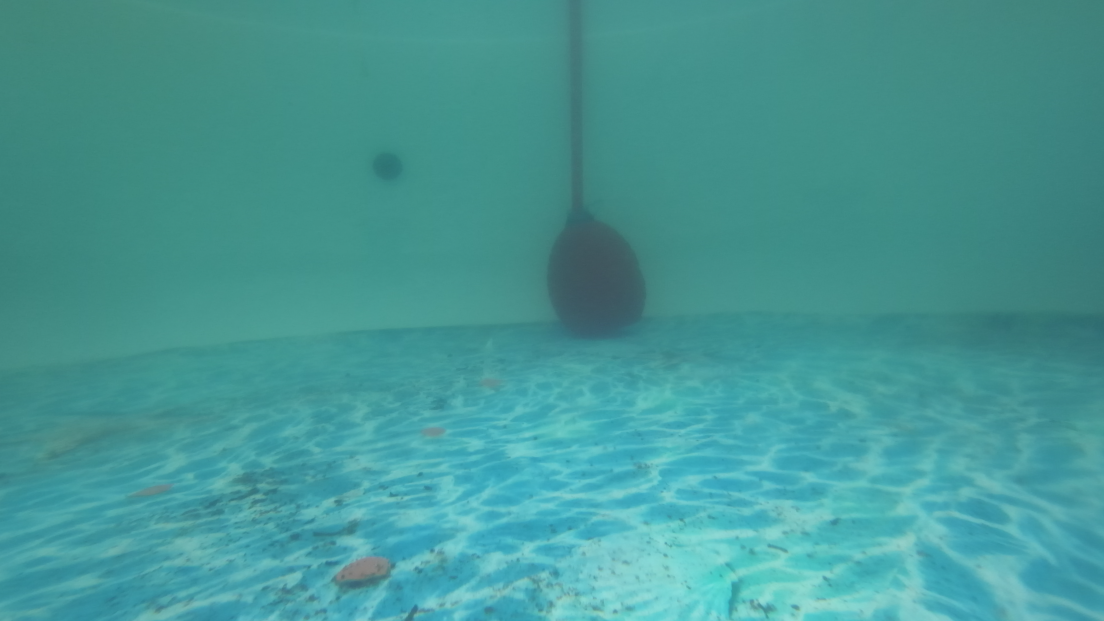
#> input picture misc_camera_scripts/stereo_dataset_20260611_172557/left/left_00000.png, 2208 x 1242 px (shown at 1/2 size); its folder holds only this picture in this run
$ jupyter execute Untitled.ipynb
#> lines starting #> are read from the running program, lines starting #| are printed output that depends on the picture; after the words box and inside, x2 and y2 are one past the last pixel; in counts of white or black regions, pixels touching at a corner belong together
[cell 1]
"""
HSV Underwater Object Detection Tuner
exec(open('hsv_tuner.py').read())
"""

import cv2
import numpy as np
import os
import glob
from sklearn.cluster import DBSCAN

# ─────────────────────────────────────────
IMAGE_FOLDER = "./"
IMAGE_EXTS   = ("*.jpg","*.jpeg","*.png","*.bmp","*.tiff")
# ─────────────────────────────────────────

WIN_NAME  = "HSV Tuner"
CTRL_WIN  = "Controls"
GRID_COLS = 3
THUMB_W   = 480
THUMB_H   = 360
PAD       = 6
LABEL_H   = 28

# ── image collection ──────────────────────────────────────────────────
def collect_images(folder):
#> further down, img is the input picture: shape (1242, 2208, 3); mean B, G, R 149.6, 151.5, 69.2
    paths = []
    for ext in IMAGE_EXTS:
        paths += glob.glob(os.path.join(folder, ext))
        paths += glob.glob(os.path.join(folder, ext.upper()))
    return sorted(set(paths))

# ── white balance (gray world + strength blend) ───────────────────────
def white_balance(img, strength=0.5):
#> called with strength = 0
    f  = img.astype(np.float32)
    mb, mg, mr = f[:,:,0].mean(), f[:,:,1].mean(), f[:,:,2].mean()
#> mb = 149.6; mg = 151.5; mr = 69.18
    k  = (mb + mg + mr) / 3.0
#> k = 123.4
    cor = f.copy()
    cor[:,:,0] = np.clip(f[:,:,0] * k / (mb + 1e-6), 0, 255)
    cor[:,:,1] = np.clip(f[:,:,1] * k / (mg + 1e-6), 0, 255)
    cor[:,:,2] = np.clip(f[:,:,2] * k / (mr + 1e-6), 0, 255)
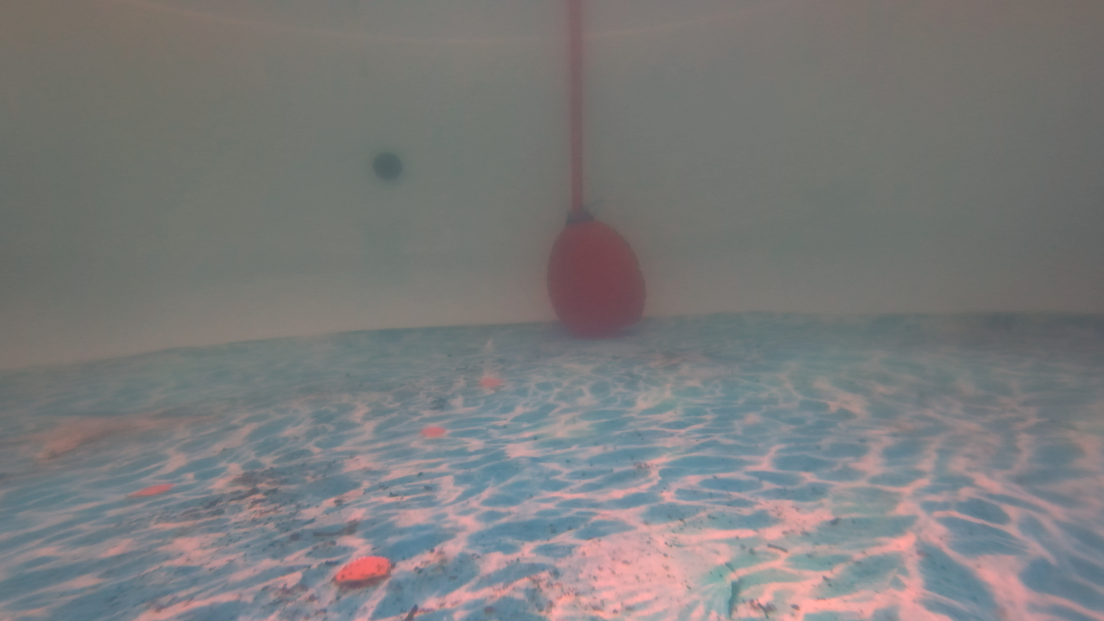
#> cor: shape (1242, 2208, 3) float32 (shown at 1/2 size); mean B, G, R 123.2, 123.5, 123.1
    return ((1.0 - strength) * f + strength * cor).astype(np.uint8)

# ── morphological merge ───────────────────────────────────────────────
def merge_close(mask, px):
    if px <= 0:
        return mask
    k = cv2.getStructuringElement(cv2.MORPH_ELLIPSE, (px*2+1, px*2+1))
    return cv2.erode(cv2.dilate(mask, k), k)

# ── shape filter ──────────────────────────────────────────────────────
def passes_shape(cnt, mode):
    if mode == 0:
        return True
    a = cv2.contourArea(cnt)
    p = cv2.arcLength(cnt, True)
    if a < 1 or p < 1:
        return False
    if mode == 1:
        return (4 * np.pi * a / p**2) > 0.50
    if mode == 2:
        return len(cv2.approxPolyDP(cnt, 0.04*p, True)) == 4
    return True

# ── biggest single contour bbox ───────────────────────────────────────
def biggest_contour_box(contours):
    if not contours:
        return None, None
    c = max(contours, key=cv2.contourArea)
    x, y, w, h = cv2.boundingRect(c)
    return c, (x, y, x+w, y+h)

# ── DBSCAN cluster bbox ───────────────────────────────────────────────
def dbscan_box(contours, eps):
    if not contours:
        return None, []
    centres = []
    for c in contours:
        M = cv2.moments(c)
        if M["m00"] == 0: continue
        centres.append([M["m10"]/M["m00"], M["m01"]/M["m00"]])
    if len(centres) < 2:
        x, y, w, h = cv2.boundingRect(contours[0])
        return (x, y, x+w, y+h), [0]*len(contours)
    db     = DBSCAN(eps=eps, min_samples=2).fit(np.array(centres))
    labels = db.labels_
    valid  = set(labels) - {-1}
    if not valid:
        x, y, w, h = cv2.boundingRect(max(contours, key=cv2.contourArea))
        return (x, y, x+w, y+h), labels.tolist()
    best = max(valid, key=lambda l: (labels==l).sum())
    idx  = np.where(labels==best)[0]
    pts  = np.vstack([contours[i] for i in idx if i < len(contours)])
    x, y, w, h = cv2.boundingRect(pts)
    return (x, y, x+w, y+h), labels.tolist()

# ── grid / cell helpers ───────────────────────────────────────────────
def cell(img, title):
    c = np.zeros((THUMB_H, THUMB_W, 3), np.uint8)
    c[LABEL_H:] = cv2.resize(img, (THUMB_W, THUMB_H-LABEL_H))
    cv2.rectangle(c, (0,0),(THUMB_W,LABEL_H),(25,25,35),-1)
    cv2.putText(c, title, (8,19), cv2.FONT_HERSHEY_SIMPLEX,
                0.52, (180,220,255), 1, cv2.LINE_AA)
    return c

def make_grid(cells):
    cols  = GRID_COLS
    rows  = int(np.ceil(len(cells) / cols))
    blank = np.zeros((THUMB_H, THUMB_W, 3), np.uint8)
    while len(cells) < rows * cols:
        cells.append(blank)
    return np.vstack([
        np.hstack([np.pad(cells[r*cols+c], ((0,0),(0,PAD),(0,0)),
                          mode="constant") for c in range(cols)])
        for r in range(rows)
    ])

# ── slider read ───────────────────────────────────────────────────────
def S(name):
    return cv2.getTrackbarPos(name, CTRL_WIN)

def nothing(_): pass

PAL = [(255,80,80),(80,255,80),(80,80,255),
       (255,255,80),(255,80,255),(80,255,255)]

# ── MAIN PIPELINE ─────────────────────────────────────────────────────
def process(img):

    # read all sliders
    wb_str  = S("WB Strength") / 100.0
    h_lo    = S("Hue Lo")
    h_hi    = S("Hue Hi")
    s_lo    = S("Sat Lo")
    s_hi    = S("Sat Hi")
    v_lo    = S("Val Lo")
    v_hi    = S("Val Hi")
    min_a   = S("Min Area") * 10
    # max_a   = S("Max Area") * 100
    merge   = S("Merge px")
    shape   = S("Shape 0=Any 1=Circ 2=Rect")
    eps     = max(5, S("DBSCAN eps"))
    mode    = S("Box: 0=Big 1=Clust 2=Both")

    # 1. white balance
    wb = white_balance(img, wb_str)

    # 2. convert to HSV
    hsv = cv2.cvtColor(wb, cv2.COLOR_BGR2HSV)
#> hsv: shape (1242, 2208, 3); mean H, S, V 89.1, 140.3, 153.9
    h_ch, s_ch, v_ch = cv2.split(hsv)
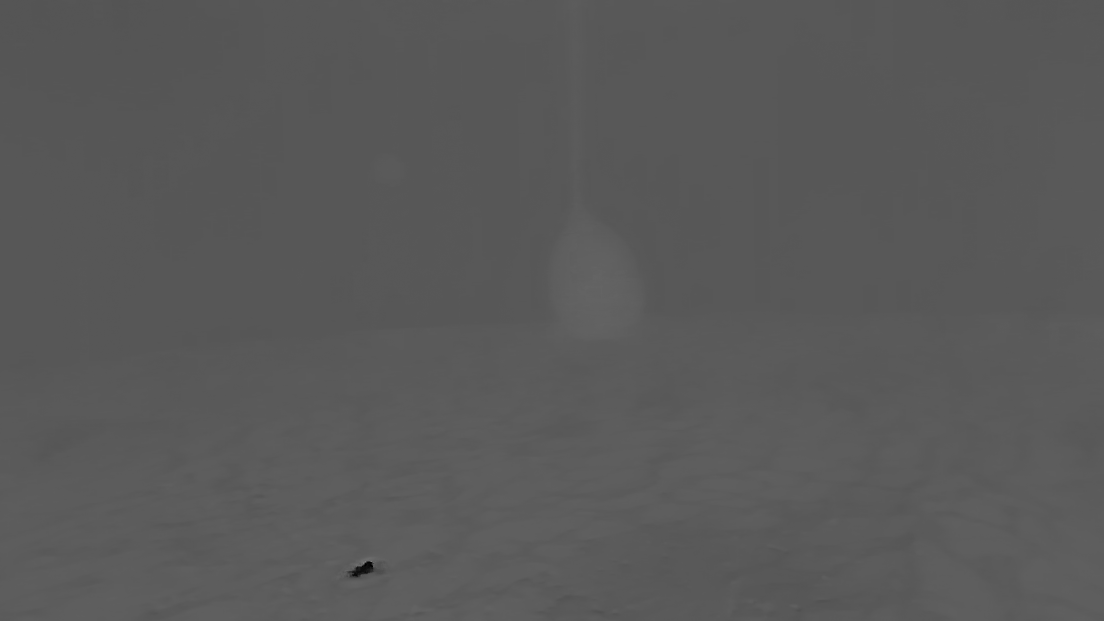
#> h_ch: shape (1242, 2208) (shown at 1/2 size); min 0, max 165, mean 89.1
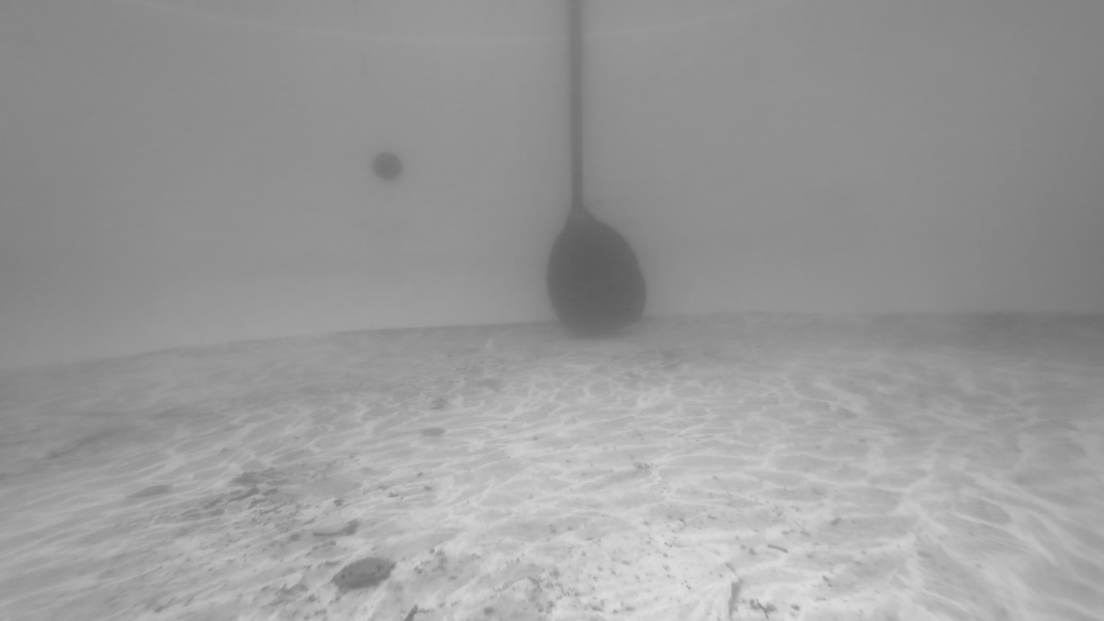
#> v_ch: shape (1242, 2208) (shown at 1/2 size); min 89, max 224, mean 153.9

    # 3. full HSV mask  (hue wraparound for red)
    if h_lo <= h_hi:
        mask = cv2.inRange(hsv,
                           np.array([h_lo, s_lo, v_lo], np.uint8),
                           np.array([h_hi, s_hi, v_hi], np.uint8))
#> mask: shape (1242, 2208); every value is 0
    else:
        m1 = cv2.inRange(hsv,
                         np.array([h_lo, s_lo, v_lo], np.uint8),
                         np.array([180,  s_hi, v_hi], np.uint8))
        m2 = cv2.inRange(hsv,
                         np.array([0,    s_lo, v_lo], np.uint8),
                         np.array([h_hi, s_hi, v_hi], np.uint8))
        mask = cv2.bitwise_or(m1, m2)

    # 4. clean noise
    k    = cv2.getStructuringElement(cv2.MORPH_ELLIPSE, (5,5))
    mask = cv2.morphologyEx(mask, cv2.MORPH_OPEN,  k)
    mask = cv2.morphologyEx(mask, cv2.MORPH_CLOSE, k)

    # 5. merge close blobs
    merged = merge_close(mask, merge)

    # 6. find + filter contours
    cnts, _ = cv2.findContours(merged, cv2.RETR_EXTERNAL,
                                cv2.CHAIN_APPROX_SIMPLE)
#> cnts = []
    valid = [c for c in cnts
         if cv2.contourArea(c) >= min_a
         and passes_shape(c, shape)]
#> valid = []

    # ── debug vis: individual H S V channels ──
    hue_col = cv2.applyColorMap(
        (h_ch.astype(np.float32)/180*255).astype(np.uint8),
        cv2.COLORMAP_HSV)
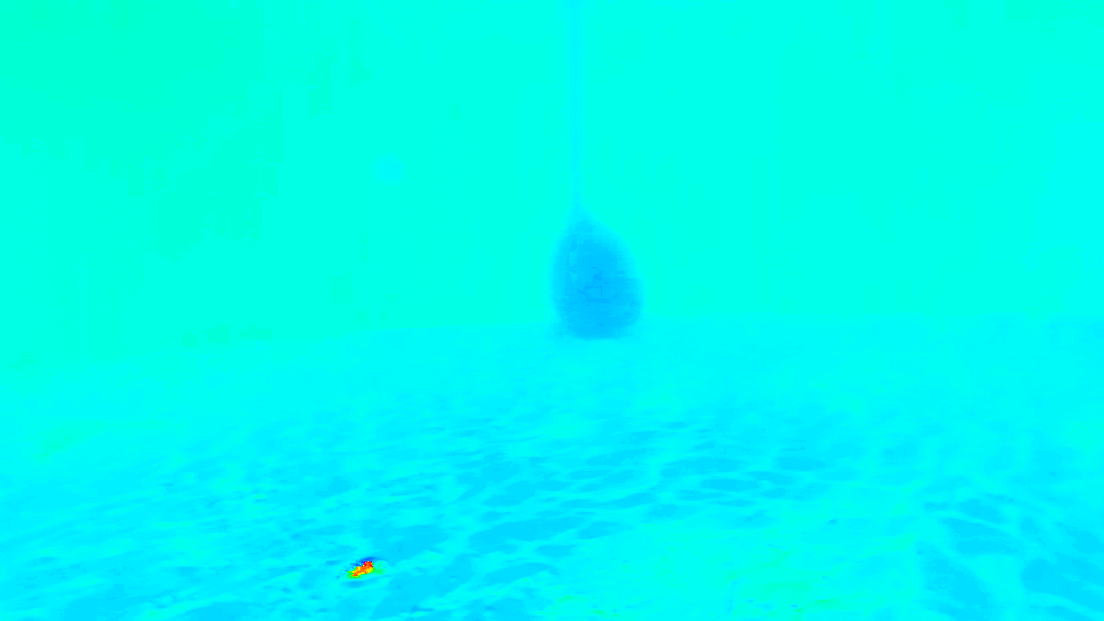
#> hue_col: shape (1242, 2208, 3) (shown at 1/2 size); mean B, G, R 238.3, 248.7, 0.1
    sat_col = cv2.applyColorMap(s_ch, cv2.COLORMAP_BONE)
    val_col = cv2.applyColorMap(v_ch, cv2.COLORMAP_BONE)
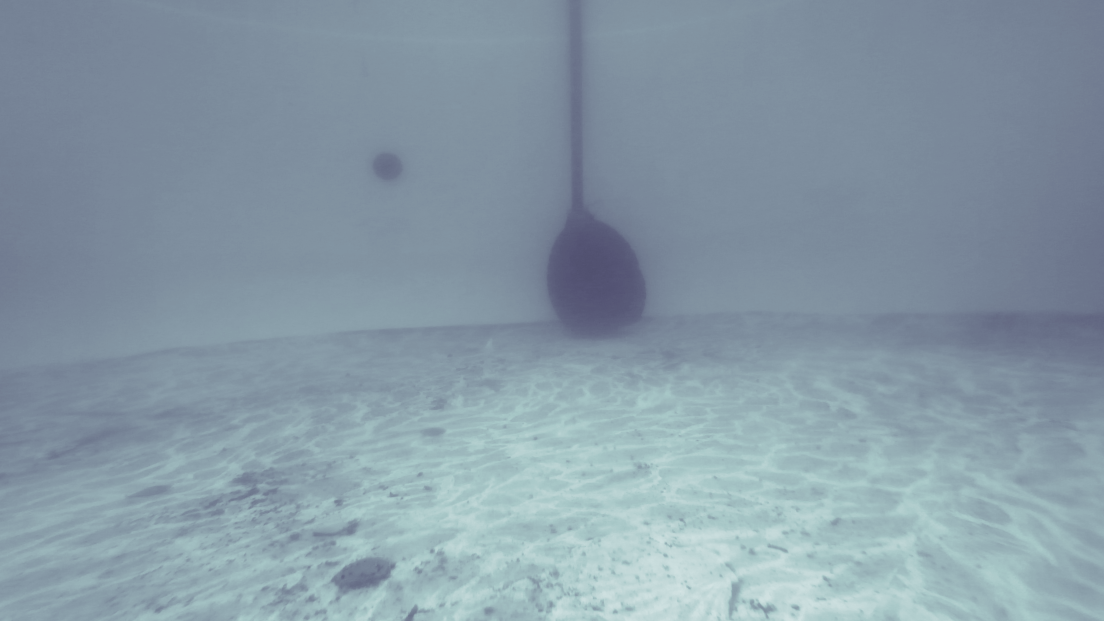
#> val_col: shape (1242, 2208, 3) (shown at 1/2 size); mean B, G, R 166.5, 153.8, 135.1

    # ── Strategy A: biggest contour ──
    big_cnt, big_box = biggest_contour_box(valid)
    vis_big = wb.copy()
    cv2.drawContours(vis_big, valid, -1, (0,255,100), 1)
    if big_cnt is not None:
        cv2.drawContours(vis_big, [big_cnt], -1, (0,220,255), 2)
    if big_box:
        x1,y1,x2,y2 = big_box
        cv2.rectangle(vis_big,(x1,y1),(x2,y2),(0,200,255),2)
        cv2.putText(vis_big, f"area={int(cv2.contourArea(big_cnt))}",
                    (x1,max(y1-6,14)), cv2.FONT_HERSHEY_SIMPLEX,
                    0.5,(0,200,255),1,cv2.LINE_AA)

    # ── Strategy B: DBSCAN cluster ──
    clust_box, labels = dbscan_box(valid, eps)
#> labels = []
    centres = []
    for c in valid:
        M = cv2.moments(c)
        if M["m00"] == 0: centres.append((0,0)); continue
        centres.append((int(M["m10"]/M["m00"]), int(M["m01"]/M["m00"])))
#> this loop made 0 passes
#> after the loop, centres = []
    vis_clust = wb.copy()
    for i,(cnt,lbl) in enumerate(zip(valid, labels)):
        col = (100,100,100) if lbl==-1 else PAL[lbl%len(PAL)]
        cv2.drawContours(vis_clust,[cnt],-1,col,2)
    for i,(cx,cy) in enumerate(centres):
        lbl = labels[i] if i < len(labels) else -1
        col = (100,100,100) if lbl==-1 else PAL[lbl%len(PAL)]
        cv2.circle(vis_clust,(cx,cy),5,col,-1)
    if clust_box:
        x1,y1,x2,y2 = clust_box
        cv2.rectangle(vis_clust,(x1,y1),(x2,y2),(0,255,255),2)
        cv2.putText(vis_clust,"best cluster",
                    (x1,max(y1-6,14)),cv2.FONT_HERSHEY_SIMPLEX,
                    0.5,(0,255,255),1,cv2.LINE_AA)

    # ── Final box by mode ──
    if   mode == 0: final = big_box
    elif mode == 1: final = clust_box
    else:
        if big_box and clust_box:
            lx1,ly1,lx2,ly2 = big_box
            cx1,cy1,cx2,cy2 = clust_box
            ix1,iy1 = max(lx1,cx1), max(ly1,cy1)
            ix2,iy2 = min(lx2,cx2), min(ly2,cy2)
            final = (ix1,iy1,ix2,iy2) if ix1<ix2 and iy1<iy2 else clust_box
        else:
            final = big_box or clust_box

    result = wb.copy()
    cv2.drawContours(result, valid, -1, (0,255,100), 1)
    if final:
        x1,y1,x2,y2 = final
        cv2.rectangle(result,(x1,y1),(x2,y2),(0,40,255),3)
        cv2.putText(result,
                    f"n={len(valid)}  {x2-x1}x{y2-y1}",
                    (x1,max(y1-8,16)),
                    cv2.FONT_HERSHEY_SIMPLEX,0.55,(0,40,255),2,cv2.LINE_AA)

    # ── HSV overlay debug panel ──
    # shows the three channels side by side in one cell
    hsv_debug = np.hstack([
        cv2.resize(hue_col, (THUMB_W//3, THUMB_H-LABEL_H)),
        cv2.resize(sat_col, (THUMB_W//3, THUMB_H-LABEL_H)),
        cv2.resize(val_col, (THUMB_W//3, THUMB_H-LABEL_H)),
    ])
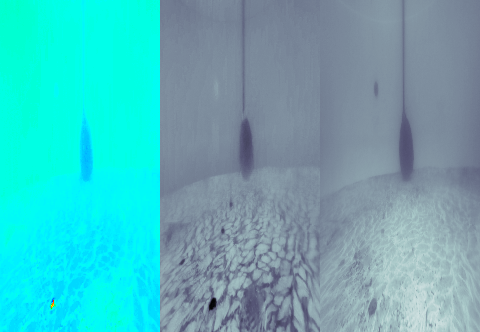
#> hsv_debug: shape (332, 480, 3); mean B, G, R 186.4, 180, 85.9
    hsv_cell = np.zeros((THUMB_H, THUMB_W, 3), np.uint8)
    hsv_cell[LABEL_H:] = hsv_debug
    cv2.rectangle(hsv_cell,(0,0),(THUMB_W,LABEL_H),(25,25,35),-1)
    cv2.putText(hsv_cell,"3  H | S | V channels",
                (8,19),cv2.FONT_HERSHEY_SIMPLEX,0.52,(180,220,255),1,cv2.LINE_AA)
    # add small labels inside
    for i,lbl in enumerate(["H","S","V"]):
        cv2.putText(hsv_cell, lbl,
                    (i*(THUMB_W//3)+6, LABEL_H+18),
                    cv2.FONT_HERSHEY_SIMPLEX,0.55,(255,255,255),1,cv2.LINE_AA)
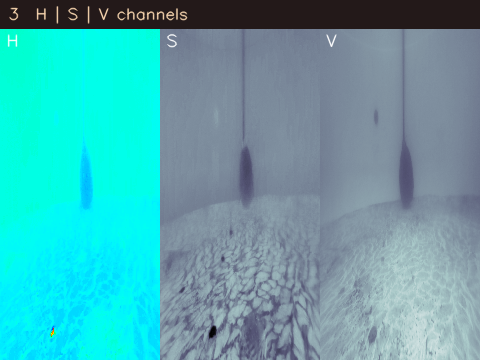
#> hsv_cell: shape (360, 480, 3); mean B, G, R 173.8, 168, 82.4

    return make_grid([
        cell(img,                                        "1  Original"),
        cell(wb,                                         "2  White Balance"),
        hsv_cell,
        cell(cv2.cvtColor(mask,   cv2.COLOR_GRAY2BGR),  "4  HSV Mask"),
        cell(cv2.cvtColor(merged, cv2.COLOR_GRAY2BGR),  "5  Merged Mask"),
        cell(vis_big,                                    "6  Biggest Contour"),
        cell(vis_clust,                                  "7  DBSCAN Clusters"),
        cell(result,                                     "8  FINAL"),
    ])
#> in cell (call 2), `c = np.zeros((THUMB_H, THUMB_W, 3), np.uint8)`: c: shape (360, 480, 3); every value is 0
#> in cell (call 3), `c[LABEL_H:] = cv2.resize(img, (THUMB_W, THUMB_H-LABEL_H))`: img: shape (1242, 2208, 3); every value is 0
#> in cell (call 7), `cv2.putText(c, title, (8,19), cv2.FONT_HERSHEY_SIMPLEX, 0.52, (180,220..`:
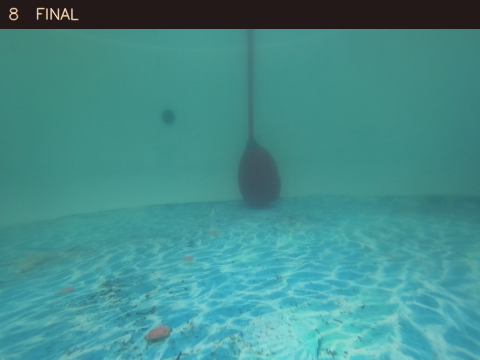
#> c: shape (360, 480, 3); mean of channels 0, 1, 2 139.7, 141.5, 66.6; drawn as B, G, R
#> in make_grid, `cols  = GRID_COLS`: cols = 3
#> the loop in make_grid, `while len(cells) < rows * cols:` made 1 pass
#> after the loop in make_grid, `while len(cells) < rows * cols:`: cells = 9 items
#> in make_grid, `return np.vstack([ np.hstack([np.pad(cells[r*cols+c], ((0,0),(0,PAD),(..`:
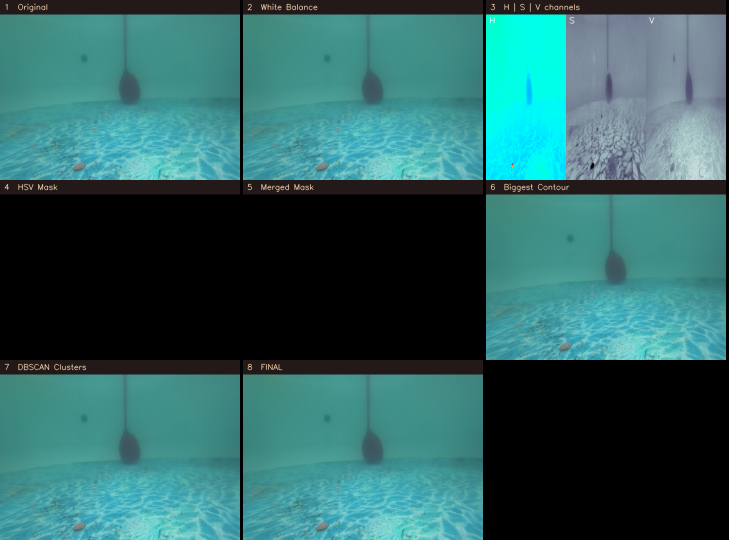
#> returned value: shape (1080, 1458, 3) (shown at 1/2 size); mean of channels 0, 1, 2 96.3, 96.7, 46.4; drawn as B, G, R

# ── SETUP ─────────────────────────────────────────────────────────────
images = collect_images(IMAGE_FOLDER)
if not images:
    raise FileNotFoundError(f"No images in '{IMAGE_FOLDER}'")
print(f"{len(images)} images  |  [ prev   ] next   q quit")

idx = 0

# guard against Jupyter re-runs creating duplicate sliders
try:
    cv2.getTrackbarPos("Hue Lo", CTRL_WIN)
    print("Reusing existing Controls window.")
except:
    cv2.namedWindow(CTRL_WIN, cv2.WINDOW_NORMAL)
    cv2.resizeWindow(CTRL_WIN, 520, 480)
    for name, default, maxv in [
        ("WB Strength",                50,  100),  # 0=original 100=full WB
        ("Hue Lo",                      0,  180),
        ("Hue Hi",                    180,  180),
        ("Sat Lo",                    100,  255),  # key for false positive reduction
        ("Sat Hi",                    255,  255),
        ("Val Lo",                     50,  255),
        ("Val Hi",                    255,  255),
        ("Min Area",                    1,  500),  # x10 px²
        # ("Max Area",                  500,  500),  # x100 px²
        ("Merge px",                   15,   80),
        ("Shape 0=Any 1=Circ 2=Rect",   0,    2),
        ("DBSCAN eps",                 60,  300),
        ("Box: 0=Big 1=Clust 2=Both",   0,    2),
    ]:
        cv2.createTrackbar(name, CTRL_WIN, default, maxv, nothing)

cv2.namedWindow(WIN_NAME, cv2.WINDOW_NORMAL)

while True:
    img = cv2.imread(images[idx])
    if img is None:
        idx = (idx+1) % len(images)
        continue

    out = process(img)
    cv2.putText(out,
                f"[{idx+1}/{len(images)}] {os.path.basename(images[idx])}",
                (12, out.shape[0]-10),
                cv2.FONT_HERSHEY_SIMPLEX, 0.6, (160,160,160), 1, cv2.LINE_AA)
#> out: shape (1080, 1458, 3); 0.09% of pixels changed, all inside (x1, y1, x2, y2) = (13, 1054, 216, 1076)
    cv2.imshow(WIN_NAME, out)

    key = cv2.waitKey(30) & 0xFF
#> (key q is pressed here)
    if   key in (ord('q'), 27): break
    elif key == ord(']'): idx = (idx+1) % len(images)
    elif key == ord('['): idx = (idx-1) % len(images)

cv2.destroyAllWindows()
